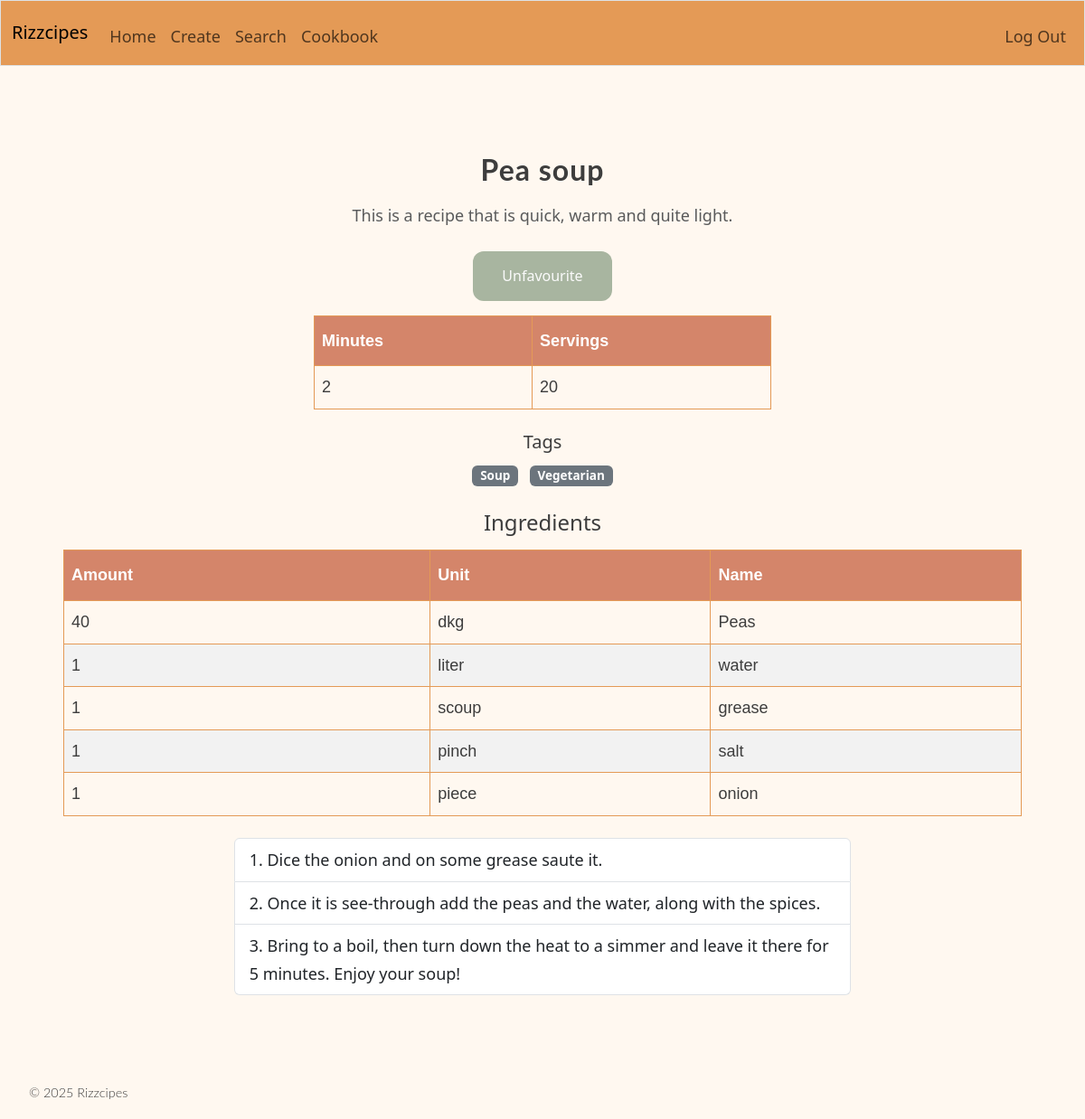
The app's page /recipe/8 (signed in) with its own data.
### tables this page shows
CREATE TABLE recipes (
    id INTEGER PRIMARY KEY AUTOINCREMENT,
    user_id INTEGER NOT NULL,
    title TEXT NOT NULL,
    description TEXT,
    servings INTEGER DEFAULT 4,
    cook_time INTEGER,
    created_at TIMESTAMP DEFAULT CURRENT_TIMESTAMP,
    FOREIGN KEY (user_id) REFERENCES users(id)
);

CREATE TABLE tags (
    id INTEGER PRIMARY KEY AUTOINCREMENT,
    name TEXT UNIQUE NOT NULL
);

CREATE TABLE ingredients (
    id INTEGER PRIMARY KEY AUTOINCREMENT,
    recipe_id INTEGER NOT NULL,
    amount TEXT,
    unit TEXT,
    name TEXT NOT NULL,
    FOREIGN KEY (recipe_id) REFERENCES recipes(id)
);

CREATE TABLE steps (
    id INTEGER PRIMARY KEY AUTOINCREMENT,
    recipe_id INTEGER NOT NULL,
    step_number INTEGER NOT NULL,
    instruction TEXT NOT NULL,
    FOREIGN KEY (recipe_id) REFERENCES recipes(id)
);

### app.py (the view)
@app.route('/recipe/<int:recipe_id>', methods=["GET", "POST"])
def show_recipes(recipe_id):
    if request.method == "POST":
        saved = db.favourite_recipe(session["user_id"], recipe_id)
        return redirect(url_for('show_recipes', recipe_id=recipe_id))
    info, tags, ingredients, steps = db.return_recipe_info(recipe_id)
    saved = db.is_favourite(session["user_id"], recipe_id)
    return render_template("recipe.html", info=info, tags=tags, ingredients=ingredients, steps=steps, is_favourited = saved)

### app.py (called while the page is built)
@app.after_request
def after_request(response):
    response.headers["Cache-Control"] = "no-cache, no-store, must-revalidate"
    response.headers["Expires"] = 0
    response.headers["Pragma"] = "no-cache"
    return response

### database/database.py (called while the page is built)
    def is_favourite(self, user_id, recipe_id):
        connection, cursor = self.connection_and_cursor()
        cursor.execute("SELECT COUNT(*) FROM saved_recipes WHERE user_id = ? AND recipe_id = ?", (user_id, recipe_id))
        result = cursor.fetchone()[0] > 0
        connection.close()
        return result

    def connection_and_cursor(self):
        connection = sqlite3.connect(self.db_file)
        connection.row_factory = sqlite3.Row
        cursor = connection.cursor()
        return connection, cursor

### templates/recipe.html (shortened to what this page needs)
{% extends "layout.html" %}
{% block content %}
    <div class="container my-5">
        <h2 class="mb-3 text-center">{{ info["title"] }}</h2>
        <p class="mb-4 text-muted text-center">{{ info["description"] }}</p>
        <form method="POST" class="mb-3 text-center mx-auto w-auto button">
            <button type="submit">
                {% if is_favourited %}
                    Unfavourite
                {% else %}
                    Favourite
                {% endif %}
            </button>
        </form>
        <div class="row justify-content-center mb-4">
            <div class="col-md-6">
                <table>
                    <thead>
                        <th>Minutes</th>
                        <th>Servings</th>
                    </thead>
                    <tbody>
                        <td> {{ info["cook_time"] }} </td>
                        <td> {{ info["servings"] }} </td>
                    </tbody>
                </table>
            </div>
        </div>
        <div class="mb-4 text-center">
            <h5>Tags</h5>
            <ul class="list-inline">
                {% for tag in tags %}
                <li class="list-inline-item">
                    <span class="badge bg-secondary">{{ tag["name"] }}</span>
                </li>
                {% endfor %}
            </ul>
        </div>
        <div class="row justify-content-center mb-4">
                <h4 class="mb-3 text-center">Ingredients</h4>
                <table>
                    <thead class="table-light">
                        <tr>
                            <th>Amount</th>
                            <th>Unit</th>
                            <th>Name</th>
                        </tr>
                    </thead>
                    <tbody>
                        {% for row in ingredients %}
                        <tr>
                            <td> {{ row["amount"]}} </td>
                            <td> {{ row["unit"]}} </td>
                            <td> {{ row["name"]}} </td>
                        </tr>
                        {% endfor %}
                    </tbody>
                </table>
            </div>
            <div class="row justify-content-center">
                <div class="col-md-8">
                    <ol class="list-group list-group-numbered">
                        {% for step in steps %}
                        <li class="list-group-item"> {{ step["instruction"] }} </li>
                        {% endfor %}
                    </ol>
                </div>
            </div>
        </div>
{% endblock %}

### static/styles.css (style rules this page uses)
:root { --cream: #FFF8F0; --off-white: #FAF9F6; --warm-gray: #E8E4DF; --text-dark: #3D3D3D; --sage: #A8B5A0; --terracotta: #D4856A; --honey: #E5A84B; --background: var(--cream); --card-bg: var(--off-white); --primary: var(--sage); --accent: var(--terracotta); }
body { font-family: 'Poppins', 'Segoe UI', sans-serif; background-color: var(--background); color: var(--text-dark); line-height: 1.7; font-size: 18px; }
button, .btn { background: var(--primary); color: rgb(250, 250, 250); border: none; padding: 0.875rem 2rem; border-radius: 12px; font-size: 16px; cursor: pointer; transition: all 0.2s ease; }
.container { max-width: 1100px; margin: 0 auto; padding: 3rem 2rem; }
h1, h2, .header { font-family: 'Lato', sans-serif; font-weight: 700; ; letter-spacing: 1px; }
table { font-family: Arial, Helvetica, sans-serif; border-collapse: collapse; width: 100%; }
td, th { border: 1px solid #e49a56; padding: 8px; }
tr:nth-child(even) { background-color: #f2f2f2; }
th { padding-top: 12px; padding-bottom: 12px; text-align: left; background-color: #D4856A; color: white; }

### records on screen
recipes: title "Pea soup", description "This is a recipe that is quick, warm and quite light.", cook_time "2", servings "20"
tags: name "Soup"
tags: name "Vegetarian"
ingredients: amount "40", unit "dkg", name "Peas"
ingredients: amount "1", unit "liter", name "water"
ingredients: amount "1", unit "scoup", name "grease"
ingredients: amount "1", unit "pinch", name "salt"
ingredients: amount "1", unit "piece", name "onion"
steps: instruction "Dice the onion and on some grease saute it."
steps: instruction "Once it is see-through add the peas and the water, along with the spices."
steps: instruction "Bring to a boil, then turn down the heat to a simmer and leave it there for 5 minutes. Enjoy your soup!"
